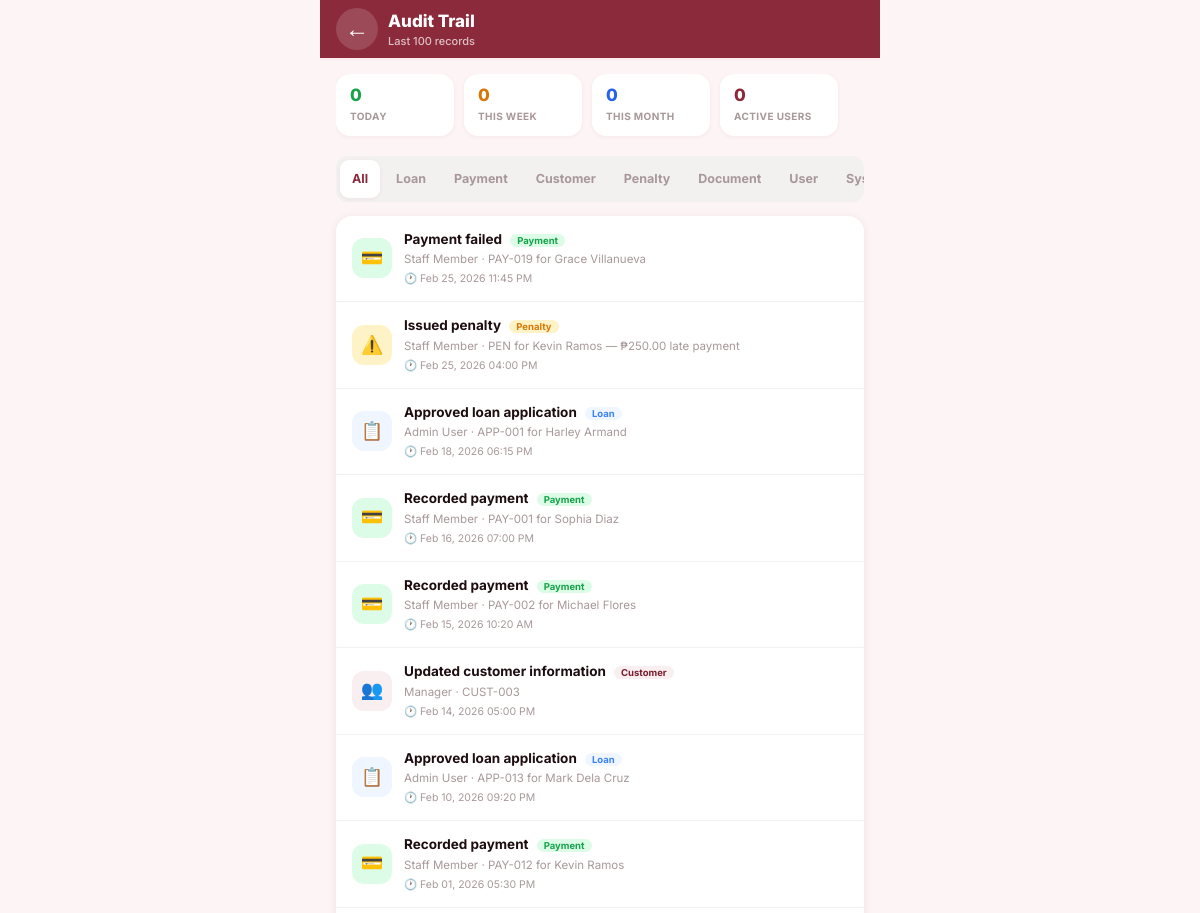
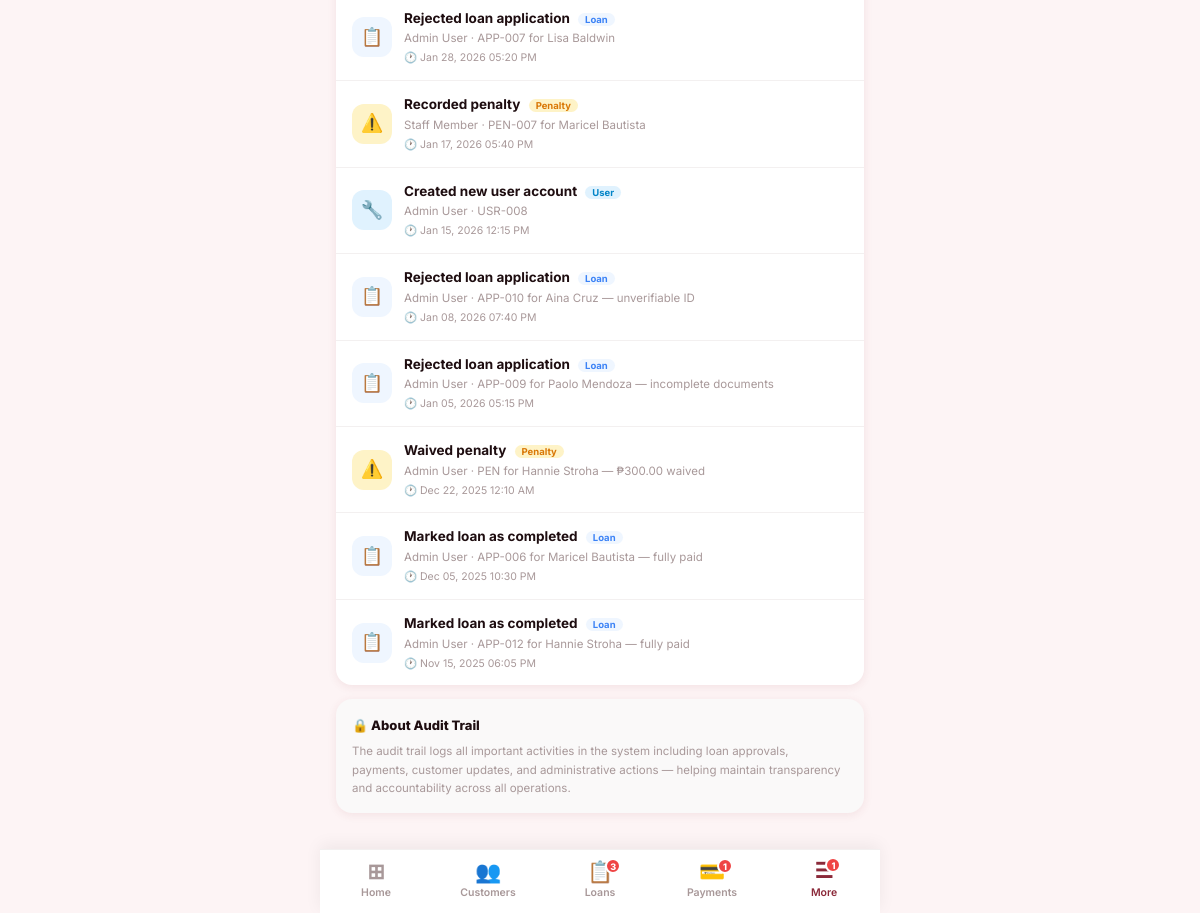
Screenshot of /admin_audit_trail.php (signed in) with the database file from the repository (2 pictures, top to bottom).
### tables this page shows
CREATE TABLE IF NOT EXISTS audit_trail (
    id INT AUTO_INCREMENT PRIMARY KEY,
    type ENUM('Loan','Payment','Customer','Penalty','Document','User','System') DEFAULT 'System',
    user_name VARCHAR(100),
    action VARCHAR(255),
    details TEXT,
    ip_address VARCHAR(45),
    created_at TIMESTAMP DEFAULT CURRENT_TIMESTAMP
);

### admin_audit_trail.php (the view, shortened to what this page needs)
<?php
require_once 'config.php';
$today_count = $conn->query("SELECT COUNT(*) c FROM audit_trail WHERE DATE(created_at)=CURDATE()")->fetch_assoc()['c'];
$week_count  = $conn->query("SELECT COUNT(*) c FROM audit_trail WHERE created_at >= DATE_SUB(NOW(), INTERVAL 7 DAY)")->fetch_assoc()['c'];
$month_count = $conn->query("SELECT COUNT(*) c FROM audit_trail WHERE created_at >= DATE_SUB(NOW(), INTERVAL 30 DAY)")->fetch_assoc()['c'];
$users_count = $conn->query("SELECT COUNT(DISTINCT user_name) c FROM audit_trail WHERE created_at >= DATE_SUB(NOW(), INTERVAL 7 DAY)")->fetch_assoc()['c'];
$type_filter = $_GET['type'] ?? 'all';
$sql = "SELECT * FROM audit_trail";
$sql .= " ORDER BY created_at DESC LIMIT 100";
$logs = $conn->query($sql);
?>
<!DOCTYPE html>
<html lang="en">
<head>
  <link rel="stylesheet" href="shared.css"/>
  <link rel="stylesheet" href="mobile-app.css"/>
</head>
<body class="app-shell">
  <header class="app-bar maroon">
    <a href="admin_dashboard.php" class="app-bar-back">←</a>
    <div style="flex:1;min-width:0;">
      <div class="app-bar-title">Audit Trail</div>
      <div class="app-bar-sub">Last 100 records</div>
    </div>
  </header>
  <main class="app-screen">
    <div class="stat-chip-row">
      <div class="stat-chip"><div class="stat-chip-val" style="color:#16a34a;"><?= $today_count ?></div><div class="stat-chip-label">Today</div></div>
      <div class="stat-chip"><div class="stat-chip-val" style="color:#d97706;"><?= $week_count ?></div><div class="stat-chip-label">This Week</div></div>
      <div class="stat-chip"><div class="stat-chip-val" style="color:#2563eb;"><?= $month_count ?></div><div class="stat-chip-label">This Month</div></div>
      <div class="stat-chip"><div class="stat-chip-val" style="color:var(--maroon);"><?= $users_count ?></div><div class="stat-chip-label">Active Users</div></div>
    </div>
    <div class="seg-tabs">
      <?php foreach(['all','Loan','Payment','Customer','Penalty','Document','User','System'] as $t): ?>
        <a href="?type=<?= $t ?>" class="seg-tab <?= $type_filter===$t?'active':'' ?>"><?= $t==='all'?'All':$t ?></a>
      <?php endforeach; ?>
    </div>
    <div class="app-card-flat">
      <?php if ($logs->num_rows === 0): ?>
        <div class="app-empty">
          <div class="app-empty-icon">📝</div>
          <div class="app-empty-title">No audit logs found</div>
        </div>
      <?php else:
        $typeColors = [
          'Loan'=>['#eff6ff','#3b82f6','📋'], 'Payment'=>['#dcfce7','#16a34a','💳'],
          'Customer'=>['#f9eef0','#7a1e2e','👥'], 'Penalty'=>['#fef3c7','#d97706','⚠️'],
          'Document'=>['#f3e8ff','#9333ea','📄'], 'User'=>['#e0f2fe','#0284c7','🔧'],
          'System'=>['#f0f0f0','#666666','⚙️'],
        ];
        while($row = $logs->fetch_assoc()):
          $tc = $typeColors[$row['type']] ?? ['#f0f0f0','#666666','📝'];
      ?>
        <div class="app-list-item" style="cursor:default;">
          <div class="app-list-icon" style="background:<?= $tc[0] ?>;"><?= $tc[2] ?></div>
          <div class="app-list-body">
            <div class="app-list-title">
              <?= htmlspecialchars($row['action']) ?>
              <span style="background:<?= $tc[0] ?>;color:<?= $tc[1] ?>;font-size:9.5px;font-weight:700;padding:1px 7px;border-radius:100px;margin-left:5px;"><?= htmlspecialchars($row['type']) ?></span>
            </div>
            <div class="app-list-sub" style="white-space:normal;line-height:1.4;"><?= htmlspecialchars($row['user_name']) ?> · <?= htmlspecialchars($row['details']) ?></div>
            <div style="font-size:10.5px;color:var(--gray-400);margin-top:4px;">🕐 <?= date('M d, Y h:i A', strtotime($row['created_at'])) ?></div>
          </div>
        </div>
      <?php endwhile; endif; ?>
    </div>
    <div class="app-card" style="background:var(--gray-50);margin-top:6px;margin-bottom:20px;">
      <h4 style="font-size:13px;font-weight:800;margin-bottom:6px;">🔒 About Audit Trail</h4>
      <p style="font-size:11.5px;color:var(--gray-400);line-height:1.6;margin-bottom:0;">The audit trail logs all important activities in the system including loan approvals, payments, customer updates, and administrative actions — helping maintain transparency and accountability across all operations.</p>
    </div>
  </main>
  <?php include 'admin_tabbar.php'; ?>
</body>
</html>

### shared.css (style rules this page uses)
:root { --maroon: #8B2A3A; --maroon-dark: #6e1f2d; --maroon-deep: #4a1020; --maroon-light: #b03a4e; --maroon-pale: #fdf0f2; --maroon-muted: #f0c8ce; --maroon-soft: #e8aab4; --sidebar-bg: #2c0f18; --sidebar-hover: #3d1520; --bg-page: #fdf4f5; --bg-card: #ffffff; --bg-input: #ffffff; --white: #ffffff; --gray-50: #faf9f9; --gray-100: #f3f0f0; --gray-200: #e8e2e3; --gray-300: #d5ccce; --gray-400: #a89899; --gray-600: #6b5c5f; --text-dark: #1e0d10; --text-medium: #4a3538; --text-light: #7a6365; --shadow-xs: 0 1px 4px rgba(139,42,58,.06); --shadow-sm: 0 2px 10px rgba(139,42,58,.09); --shadow-md: 0 4px 22px rgba(139,42,58,.13); --shadow-lg: 0 8px 40px rgba(139,42,58,.17); --shadow-xl: 0 16px 60px rgba(139,42,58,.22); --radius-xs: 4px; --radius-sm: 8px; --radius-md: 14px; --radius-lg: 20px; --radius-full: 100px; --status-active: #10b981; --status-pending: #f59e0b; --status-rejected: #ef4444; --status-verified: #3b82f6; --status-completed: #8b5cf6; --sidebar-width: 250px; --header-height: 60px; --bottom-nav-height: 62px; }
*, *::before, *::after { margin:0; padding:0; box-sizing:border-box; }
html { scroll-behavior:smooth; }
body { font-family:'Inter',Arial,sans-serif; background:var(--bg-page); color:var(--text-dark); font-size:14px; line-height:1.6; -webkit-font-smoothing:antialiased; }
a { text-decoration:none; color:inherit; }

### rows the page displays
audit_trail: type "💳", action "Payment failed", type "Payment", user_name "Staff Member", details "PAY-019 for Grace Villanueva", created_at "Feb 25, 2026 11:45 PM"
audit_trail: type "⚠️", action "Issued penalty", type "Penalty", user_name "Staff Member", details "PEN for Kevin Ramos — ₱250.00 late payment", created_at "Feb 25, 2026 04:00 PM"
audit_trail: type "📋", action "Approved loan application", type "Loan", user_name "Admin User", details "APP-001 for Harley Armand", created_at "Feb 18, 2026 06:15 PM"
audit_trail: type "💳", action "Recorded payment", type "Payment", user_name "Staff Member", details "PAY-001 for Sophia Diaz", created_at "Feb 16, 2026 07:00 PM"
audit_trail: type "💳", action "Recorded payment", type "Payment", user_name "Staff Member", details "PAY-002 for Michael Flores", created_at "Feb 15, 2026 10:20 AM"
audit_trail: type "👥", action "Updated customer information", type "Customer", user_name "Manager", details "CUST-003", created_at "Feb 14, 2026 05:00 PM"
audit_trail: type "📋", action "Approved loan application", type "Loan", user_name "Admin User", details "APP-013 for Mark Dela Cruz", created_at "Feb 10, 2026 09:20 PM"
audit_trail: type "💳", action "Recorded payment", type "Payment", user_name "Staff Member", details "PAY-012 for Kevin Ramos", created_at "Feb 01, 2026 05:30 PM"
audit_trail: type "📋", action "Rejected loan application", type "Loan", user_name "Admin User", details "APP-007 for Lisa Baldwin", created_at "Jan 28, 2026 05:20 PM"
audit_trail: type "⚠️", action "Recorded penalty", type "Penalty", user_name "Staff Member", details "PEN-007 for Maricel Bautista", created_at "Jan 17, 2026 05:40 PM"
audit_trail: type "🔧", action "Created new user account", type "User", user_name "Admin User", details "USR-008", created_at "Jan 15, 2026 12:15 PM"
audit_trail: type "📋", action "Rejected loan application", type "Loan", user_name "Admin User", details "APP-010 for Aina Cruz — unverifiable ID", created_at "Jan 08, 2026 07:40 PM"
audit_trail: type "📋", action "Rejected loan application", type "Loan", user_name "Admin User", details "APP-009 for Paolo Mendoza — incomplete documents", created_at "Jan 05, 2026 05:15 PM"
audit_trail: type "⚠️", action "Waived penalty", type "Penalty", user_name "Admin User", details "PEN for Hannie Stroha — ₱300.00 waived", created_at "Dec 22, 2025 12:10 AM"
audit_trail: type "📋", action "Marked loan as completed", type "Loan", user_name "Admin User", details "APP-006 for Maricel Bautista — fully paid", created_at "Dec 05, 2025 10:30 PM"
audit_trail: type "📋", action "Marked loan as completed", type "Loan", user_name "Admin User", details "APP-012 for Hannie Stroha — fully paid", created_at "Nov 15, 2025 06:05 PM"

### other values shown
$today_count "0"
$week_count "0"
$month_count "0"
$users_count "0"
$t "Loan"
$t "Payment"
$t "Customer"
$t "Penalty"
$t "Document"
$t "User"
min($_tb_new_apps,9) "3"
min($_tb_pend_pays,9) "1"
min($_tb_more_badge,9) "1"
